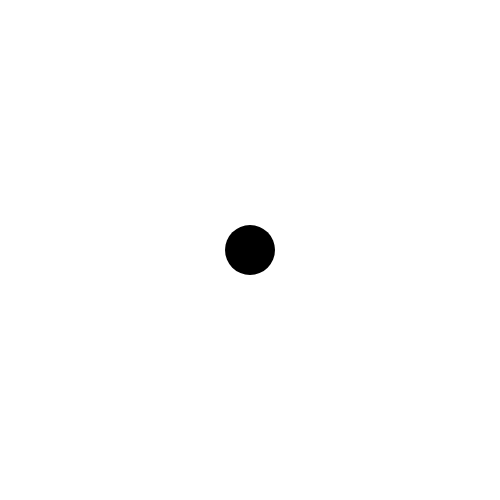
Frame 1 (no input)
Frame 60 (no input): identical to frame 1, image omitted
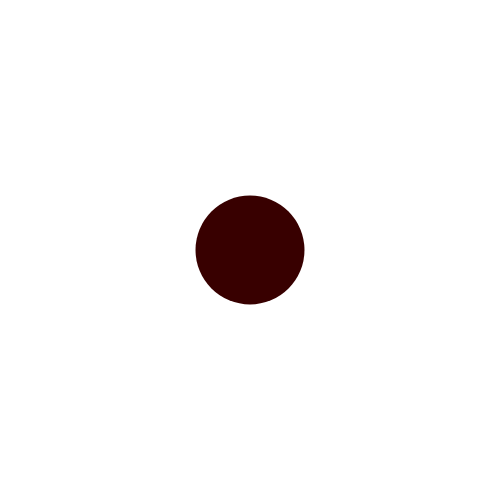
Frame 120 (the mouse pressed at the canvas centre since frame 60)

The p5.js sketch that drew these frames (run headless with seeded random() and noise() and a simulated clock; from frame 60 on, the mouse is pressed at the canvas centre):

// p5.js sketch
// ── sketch.js
var x = 250;
var y = 250;
var w = 50;

function setup() {
  createCanvas(500, 500);
  background(255);
  noStroke();
}

function draw() {
  background(255);
  fill(2+ w-55 ,0,0 );
  ellipse(x, y, w, w);
  distance = dist(x, y, mouseX, mouseY);
  if (distance < w / 2) {
    w += 1; 
  } else {
    w = 50;  
  }
}
